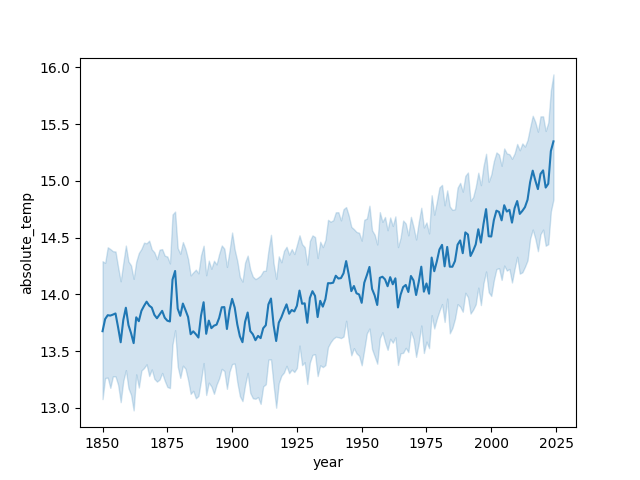

This chart was generated by the following Python code:
import matplotlib.pyplot as plt
import pandas as pd
import seaborn as sns
import numpy as np

class GlobalTempAnalysis:
    def __init__(self, baseline_temps, data):
        self.base_temps = baseline_temps
        self.data = data

    def load_and_process_data(self):
        data = []
        with open(self.data, 'r') as file:
            for line in file:
                line = line.strip()
                if line.startswith('%') or '':
                    continue
                else:
                    parts = line.split()
                    if len(parts) == 12:
                        year = int(parts[0])
                        month = int(parts[1])
                        values = []
                        for v in parts[2:]:
                            if v == 'NaN':
                                values.append(None)
                            else:
                                values.append(float(v))
                        data.append({
                            'year': year,
                            'month':month,
                            'monthly_anomaly':values[0]
                            })

        self.df = pd.DataFrame(data)
        self.df['baseline_temp'] = self.df['month'].map(baseline_monthly_temps)
        self.df['absolute_temp'] = self.df['baseline_temp']+self.df['monthly_anomaly'].fillna(np.nan)


    def plot(self):
        sns.lineplot(data=self.df, x="year", y="absolute_temp")
        plt.savefig('global_temp.png')


baseline_monthly_temps = {
    1: 12.23, 2: 12.44, 3: 13.06, 4: 13.97, 5: 14.95, 6: 15.67,
    7: 15.95, 8: 15.79, 9: 15.19, 10: 14.26, 11: 13.24, 12: 12.49
}

global_temp = GlobalTempAnalysis(baseline_monthly_temps, 'Land_and_Ocean_complete.txt')
global_temp.load_and_process_data()
global_temp.plot()



